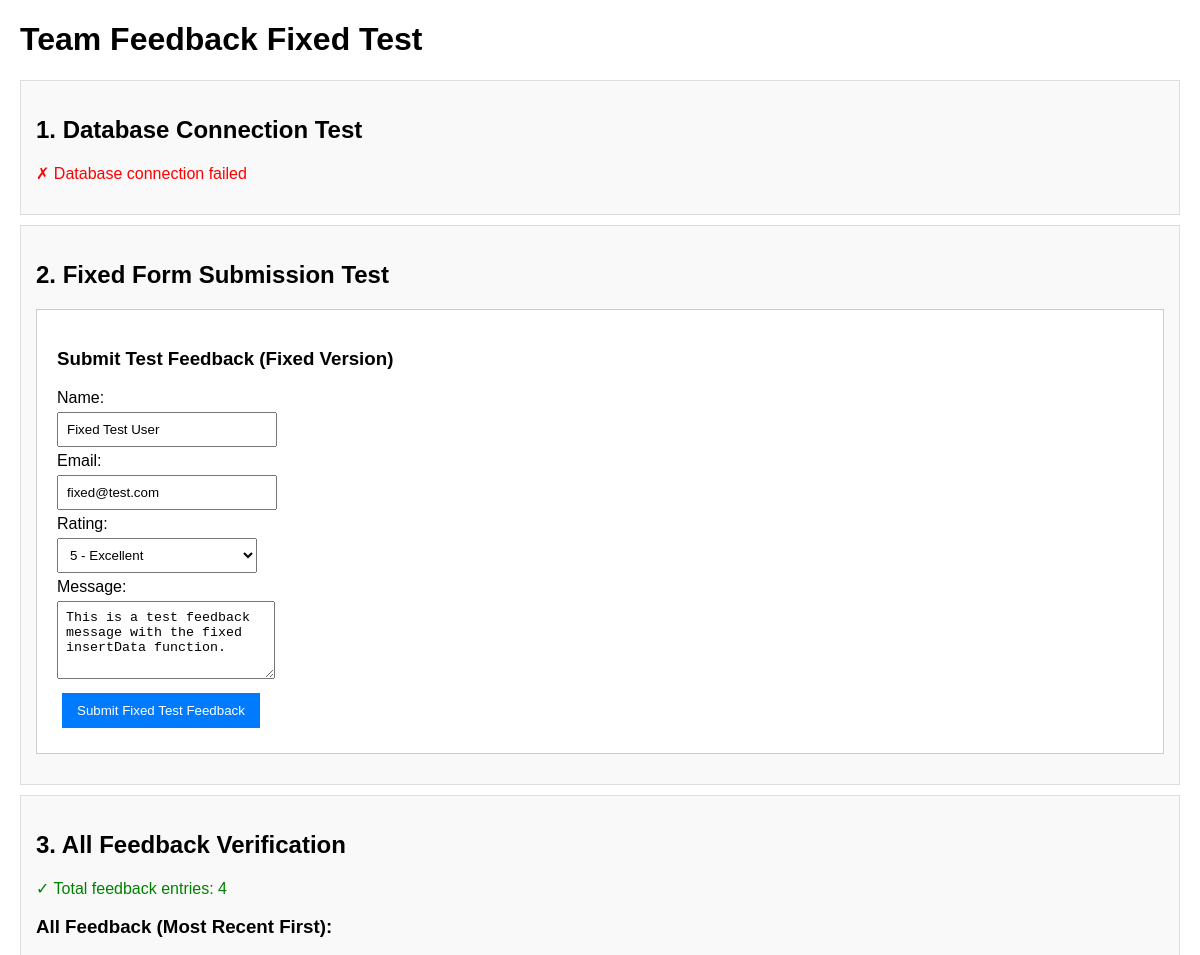
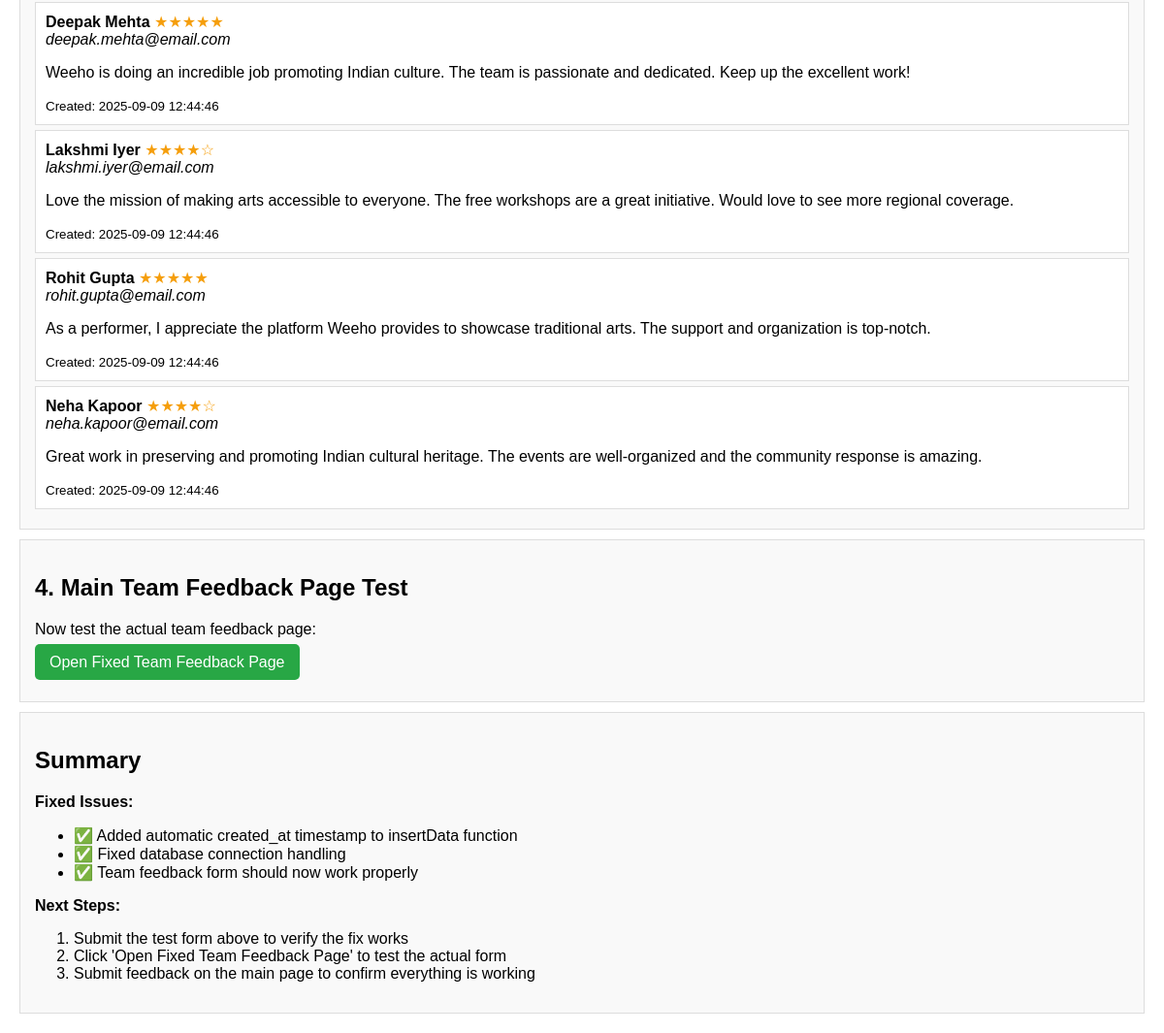
/test_team_feedback_fixed.php, run on the app's committed database (2 pictures, top to bottom).
### tables this page shows
CREATE TABLE IF NOT EXISTS team_feedback (
    id VARCHAR(50) PRIMARY KEY,
    name VARCHAR(255) NOT NULL,
    email VARCHAR(255) NOT NULL,
    rating INT NOT NULL CHECK (rating >= 1 AND rating <= 5),
    message TEXT NOT NULL,
    status ENUM('active', 'hidden', 'responded') DEFAULT 'active',
    created_at TIMESTAMP DEFAULT CURRENT_TIMESTAMP,
    updated_at TIMESTAMP DEFAULT CURRENT_TIMESTAMP ON UPDATE CURRENT_TIMESTAMP,
    INDEX idx_rating (rating),
    INDEX idx_status (status),
    INDEX idx_created_at (created_at)
);

### database_config.php (called while the page is built, shortened)
<?php
class Database {
    private $host = 'localhost';
    private $db_name = 'weeho_db';
    private $username = 'root';
    private $password = '';
    public function getConnection() {
        $this->conn = null;
        try {
            $this->conn = new PDO(
                "mysql:host=" . $this->host . ";dbname=" . $this->db_name . ";charset=utf8mb4",
                $this->username,
                $this->password,
                array(
                    PDO::ATTR_ERRMODE => PDO::ERRMODE_EXCEPTION,
                    PDO::ATTR_DEFAULT_FETCH_MODE => PDO::FETCH_ASSOC,
                    PDO::ATTR_EMULATE_PREPARES => false
                )
            );
        } catch(PDOException $exception) {
            error_log("Connection error: " . $exception->getMessage());
            die("Database connection failed. Please check your database configuration.");
        }
        return $this->conn;
    }
}
function getDB() {
    static $database = null;
    if ($database === null) {
        $database = new Database();
    }
    return $database->getConnection();
}
function executeQuery($sql, $params = []) {
    try {
        $pdo = getDB();
        $stmt = $pdo->prepare($sql);
        $result = $stmt->execute($params);
        return $stmt;
    } catch (PDOException $e) {
        error_log("Database error in executeQuery: " . $e->getMessage());
        error_log("SQL: " . $sql);
        error_log("Params: " . print_r($params, true));
        return false;
    }
}
function fetchAll($sql, $params = []) {
    $stmt = executeQuery($sql, $params);
    return $stmt ? $stmt->fetchAll() : [];
}
function getAllTeamFeedback() {
    return fetchAll("SELECT * FROM team_feedback ORDER BY created_at DESC");
}
?>

### test_team_feedback_fixed.php (the view, shortened to what this page needs)
<?php
echo "<!DOCTYPE html><html><head><title>Team Feedback Fixed Test</title>";
echo "</head><body>";
echo "<h1>Team Feedback Fixed Test</h1>";
echo "<div class='test-section'>";
echo "<h2>1. Database Connection Test</h2>";
try {
    global $conn;
    if ($conn) {
        echo "<p class='success'>✓ Database connected successfully</p>";
        $stmt = $conn->query("DESCRIBE team_feedback");
        $columns = $stmt->fetchAll(PDO::FETCH_ASSOC);
        echo "<p class='success'>✓ team_feedback table structure:</p><pre>";
        foreach ($columns as $column) {
            echo $column['Field'] . " - " . $column['Type'] . " - " . ($column['Null'] == 'YES' ? 'NULL' : 'NOT NULL') . "\n";
        }
        echo "</pre>";
    } else {
        echo "<p class='error'>✗ Database connection failed</p>";
    }
} catch (Exception $e) {
    echo "<p class='error'>✗ Database error: " . $e->getMessage() . "</p>";
}
echo "</div>";
echo "<div class='test-section'>";
echo "<h2>2. Fixed Form Submission Test</h2>";
echo "<div class='test-form'>";
echo "<h3>Submit Test Feedback (Fixed Version)</h3>";
echo "<form method='POST'>";
echo "<label>Name:</label><br>";
echo "<input type='text' name='test_name' value='Fixed Test User' required><br>";
echo "<label>Email:</label><br>";
echo "<input type='email' name='test_email' value='fixed@test.com' required><br>";
echo "<label>Rating:</label><br>";
echo "<select name='test_rating' required>";
echo "<option value='5'>5 - Excellent</option>";
echo "</select><br>";
echo "<label>Message:</label><br>";
echo "<textarea name='test_message' rows='4' required>This is a test feedback message with the fixed insertData function.</textarea><br>";
echo "<button type='submit' name='test_submit'>Submit Fixed Test Feedback</button>";
echo "</form>";
echo "</div>";
echo "</div>";
echo "<div class='test-section'>";
echo "<h2>3. All Feedback Verification</h2>";
try {
    $feedbacks = getAllTeamFeedback();
    if (!empty($feedbacks)) {
        echo "<p class='success'>✓ Total feedback entries: " . count($feedbacks) . "</p>";
        echo "<h3>All Feedback (Most Recent First):</h3>";
        usort($feedbacks, function($a, $b) {
            return strtotime($b['created_at']) - strtotime($a['created_at']);
        });
        foreach ($feedbacks as $feedback) {
            echo "<div style='border:1px solid #ddd;padding:10px;margin:5px 0;background:#fff;'>";
            echo "<strong>" . htmlspecialchars($feedback['name']) . "</strong> ";
            echo "<span style='color:#f59e0b;'>";
            for ($i = 1; $i <= 5; $i++) {
                echo ($i <= $feedback['rating']) ? '★' : '☆';
            }
            echo "</span><br>";
            echo "<em>" . htmlspecialchars($feedback['email']) . "</em><br>";
            echo "<p>" . htmlspecialchars($feedback['message']) . "</p>";
            echo "<small>Created: " . $feedback['created_at'] . "</small>";
            echo "</div>";
        }
    } else {
        echo "<p class='warning'>⚠ No feedback entries found</p>";
    }
} catch (Exception $e) {
    echo "<p class='error'>✗ Error retrieving feedback: " . $e->getMessage() . "</p>";
}
echo "</div>";
echo "<div class='test-section'>";
echo "<h2>4. Main Team Feedback Page Test</h2>";
echo "<p>Now test the actual team feedback page:</p>";
echo "<p><a href='teamFeedback.php' target='_blank' style='background:#28a745;color:white;padding:10px 15px;text-decoration:none;border-radius:5px;'>Open Fixed Team Feedback Page</a></p>";
echo "</div>";
echo "<div class='test-section'>";
echo "<h2>Summary</h2>";
echo "<p><strong>Fixed Issues:</strong></p>";
echo "<ul>";
echo "<li>✅ Added automatic created_at timestamp to insertData function</li>";
echo "<li>✅ Fixed database connection handling</li>";
echo "<li>✅ Team feedback form should now work properly</li>";
echo "</ul>";
echo "<p><strong>Next Steps:</strong></p>";
echo "<ol>";
echo "<li>Submit the test form above to verify the fix works</li>";
echo "<li>Click 'Open Fixed Team Feedback Page' to test the actual form</li>";
echo "<li>Submit feedback on the main page to confirm everything is working</li>";
echo "</ol>";
echo "</div>";
echo "</body></html>";
?>

### test_team_feedback_fixed.php (style rules this page uses)
body { font-family:Arial,sans-serif;margin:20px; }
.success { color:green; }
.error { color:red; }
.test-section { border:1px solid #ddd;padding:15px;margin:10px 0;background:#f9f9f9; }
.test-form { background:#fff;padding:20px;border:1px solid #ccc;margin:15px 0; }
input,select,textarea { padding:8px;margin:5px 0;width:200px; }
button { padding:10px 15px;margin:5px;background:#007bff;color:white;border:none;cursor:pointer; }

### data on the page
team_feedback: name "Deepak Mehta", rating 5 (drawn), email "deepak.mehta@email.com", message "Weeho is doing an incredible job promoting Indian culture. The team is passionate and dedicated. Keep up the excellent work!", created_at "2025-09-09 12:44:46"
team_feedback: name "Lakshmi Iyer", rating 4 (drawn), email "lakshmi.iyer@email.com", message "Love the mission of making arts accessible to everyone. The free workshops are a great initiative. Would love to see more regional coverage.", created_at "2025-09-09 12:44:46"
team_feedback: name "Rohit Gupta", rating 5 (drawn), email "rohit.gupta@email.com", message "As a performer, I appreciate the platform Weeho provides to showcase traditional arts. The support and organization is top-notch.", created_at "2025-09-09 12:44:46"
team_feedback: name "Neha Kapoor", rating 4 (drawn), email "neha.kapoor@email.com", message "Great work in preserving and promoting Indian cultural heritage. The events are well-organized and the community response is amazing.", created_at "2025-09-09 12:44:46"

### other printed values
count($feedbacks) "4"
